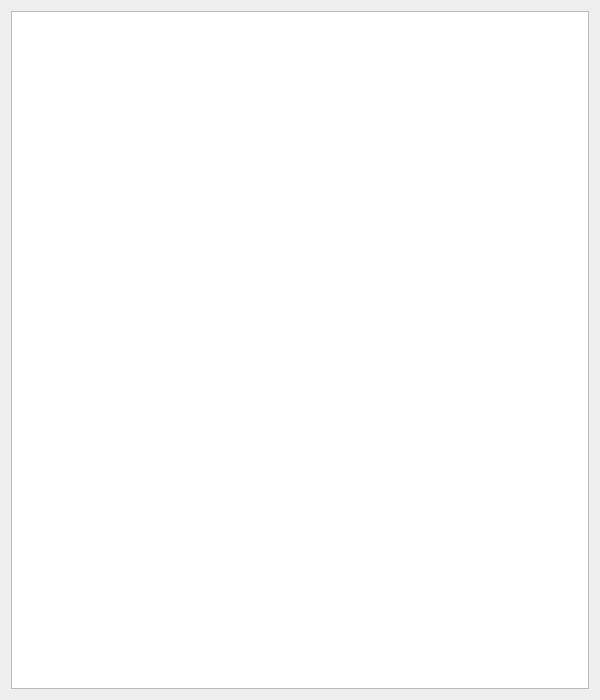
<?xml version="1.0" encoding="UTF-8"?>
<ui version="4.0">
 <class>HelpWindow</class>
 <widget class="QDialog" name="HelpWindow">
  <property name="geometry">
   <rect>
    <x>0</x>
    <y>0</y>
    <width>600</width>
    <height>700</height>
   </rect>
  </property>
  <property name="windowTitle">
   <string>EasyCAN Help</string>
  </property>
  <layout class="QHBoxLayout" name="horizontalLayout">
   <item>
    <widget class="QTextBrowser" name="textHelp"/>
   </item>
  </layout>
 </widget>
 <resources/>
 <connections/>
</ui>
